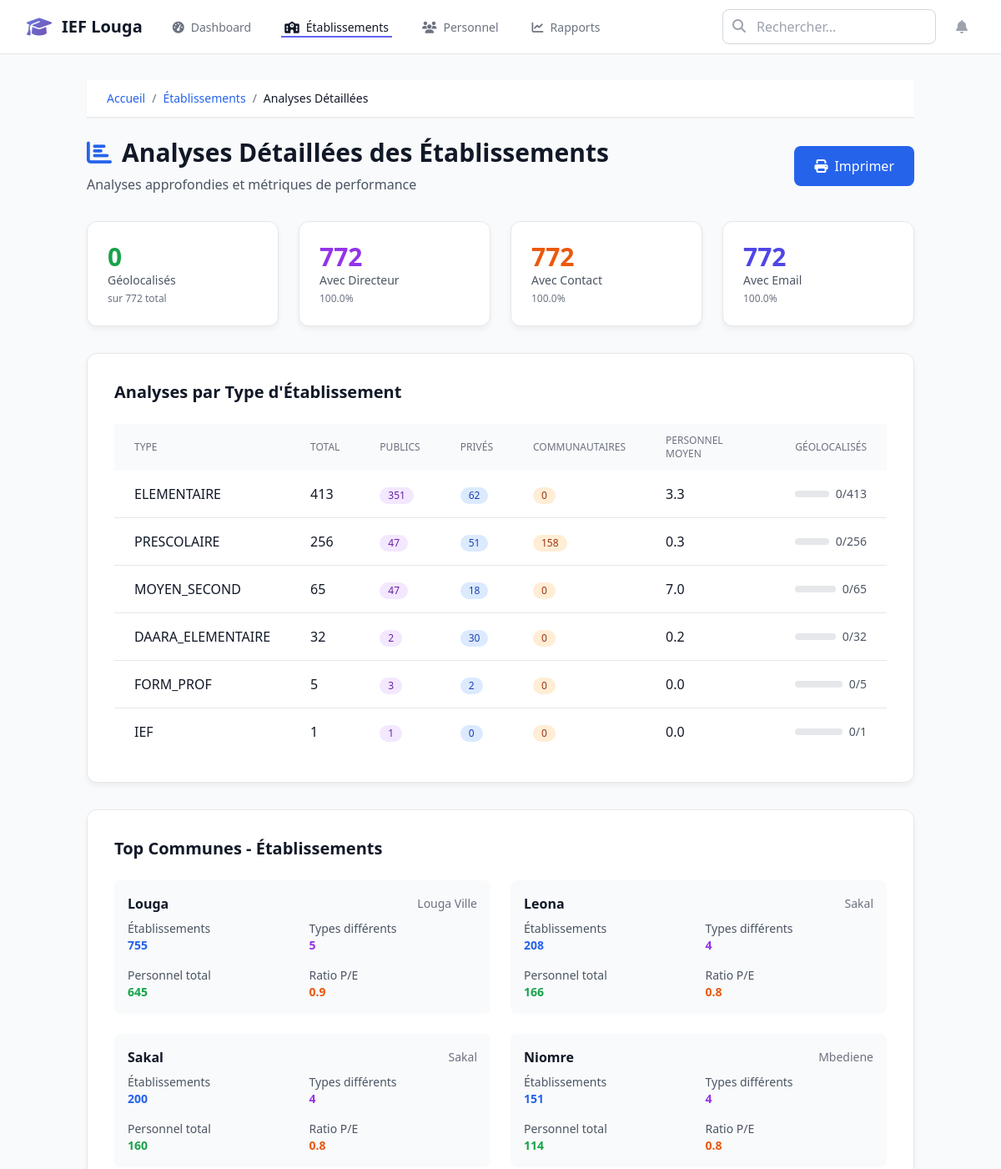
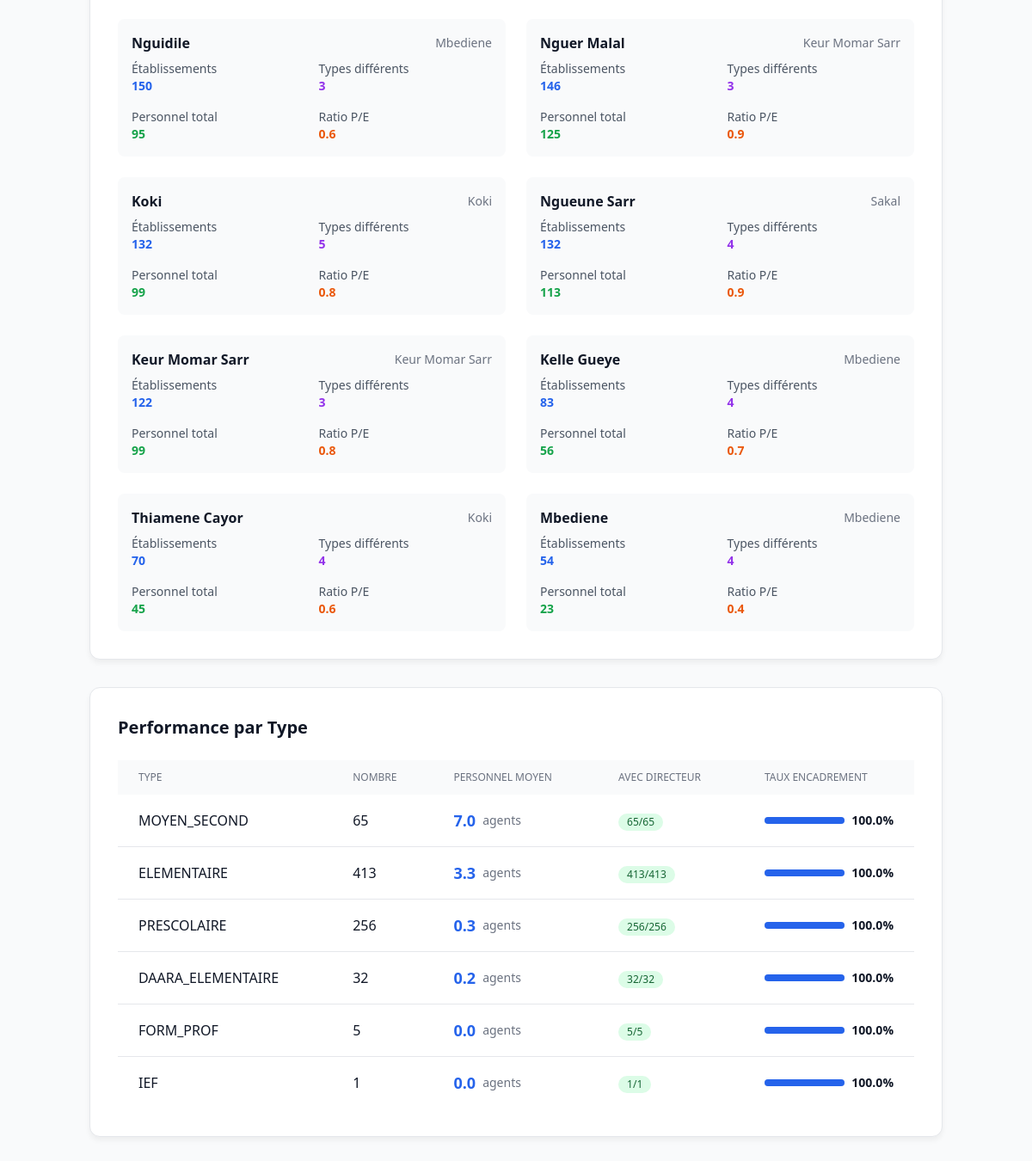
Screenshot of /etablissements/analytics with the database file from the repository (2 pictures, top to bottom).
### app/__init__.py (models this page shows)
class Commune(db.Model):
    __tablename__ = 'communes'
    id = db.Column(db.Integer, primary_key=True)
    nom = db.Column(db.String(100), nullable=False, unique=True)
    arrondissement = db.Column(db.String(100))
    departement = db.Column(db.String(100), default='LOUGA')
    created_at = db.Column(db.DateTime, default=datetime.utcnow)
    etablissements = db.relationship('Etablissement', backref='commune_obj', lazy='dynamic')

### app/blueprints/etablissements.py (the view)
@etablissements_bp.route('/analytics')
def analytics():
    analyses_type = execute_query("""
        SELECT
            type_etablissement,
            COUNT(*) as total,
            COUNT(CASE WHEN statut LIKE '%Public%' THEN 1 END) as publics,
            COUNT(CASE WHEN statut LIKE '%Privé%' THEN 1 END) as prives,
            COUNT(CASE WHEN statut LIKE '%Com_Ass%' THEN 1 END) as communautaires,
            AVG((SELECT COUNT(*) FROM personnel p WHERE p.etablissement_id = e.id)) as personnel_moyen,
            COUNT(CASE WHEN coordonnees_x IS NOT NULL THEN 1 END) as geolocalises
        FROM etablissements e
        WHERE type_etablissement IS NOT NULL
        GROUP BY type_etablissement
        ORDER BY total DESC
    """)
    analyses_commune = execute_query("""
        SELECT
            c.nom as commune,
            c.arrondissement,
            COUNT(e.id) as total_etablissements,
            COUNT(DISTINCT e.type_etablissement) as types_differents,
            COUNT(p.id) as total_personnel,
            ROUND(CAST(COUNT(p.id) AS FLOAT) / NULLIF(COUNT(e.id), 0), 1) as ratio_personnel_etablissement
        FROM communes c
        LEFT JOIN etablissements e ON c.id = e.commune_id
        LEFT JOIN personnel p ON e.id = p.etablissement_id
        GROUP BY c.id, c.nom, c.arrondissement
        HAVING total_etablissements > 0
        ORDER BY total_etablissements DESC
    """)
    geo_analyse = execute_query_single("""
        SELECT
            COUNT(*) as total,
            COUNT(CASE WHEN coordonnees_x IS NOT NULL THEN 1 END) as avec_coordonnees,
            COUNT(CASE WHEN directeur IS NOT NULL AND directeur != '' THEN 1 END) as avec_directeur,
            COUNT(CASE WHEN contact_1 IS NOT NULL AND contact_1 != '' THEN 1 END) as avec_contact,
            COUNT(CASE WHEN email_directeur IS NOT NULL AND email_directeur != '' THEN 1 END) as avec_email
        FROM etablissements
    """)
    performance_type = execute_query("""
        SELECT
            type_etablissement,
            COUNT(*) as nombre,
            AVG((SELECT COUNT(*) FROM personnel p WHERE p.etablissement_id = e.id)) as personnel_moyen,
            COUNT(CASE WHEN directeur IS NOT NULL THEN 1 END) as avec_directeur,
            ROUND(COUNT(CASE WHEN directeur IS NOT NULL THEN 1 END) * 100.0 / COUNT(*), 1) as taux_encadrement
        FROM etablissements e
        WHERE type_etablissement IS NOT NULL
        GROUP BY type_etablissement
        ORDER BY personnel_moyen DESC
    """)
    return render_template('etablissements/analytics.html',
                         analyses_type=analyses_type,
                         analyses_commune=analyses_commune,
                         geo_analyse=geo_analyse,
                         performance_type=performance_type)

### app/templates/etablissements/analytics.html (shortened to what this page needs)
{% extends "base.html" %}
{% block content %}
<div class="container mx-auto px-4 py-8">
    <div class="mb-8">
        <nav class="bg-white shadow-sm border-b mb-6" aria-label="Breadcrumb">
            <div class="px-6 py-3">
                <ol class="flex items-center space-x-2 text-sm">
                    <li><a href="{{ url_for('main.index') }}" class="text-blue-600 hover:text-blue-800">Accueil</a></li>
                    <li class="text-gray-500">/</li>
                    <li><a href="{{ url_for('etablissements.index') }}" class="text-blue-600 hover:text-blue-800">Établissements</a></li>
                    <li class="text-gray-500">/</li>
                    <li class="text-gray-900 font-medium">Analyses Détaillées</li>
                </ol>
            </div>
        </nav>
        <div class="flex items-center justify-between">
            <div>
                <h1 class="text-3xl font-bold text-gray-900 flex items-center">
                    <i class="fas fa-chart-bar mr-3 text-blue-600"></i>
                    Analyses Détaillées des Établissements
                </h1>
                <p class="text-gray-600 mt-2">Analyses approfondies et métriques de performance</p>
            </div>
            <button onclick="window.print()" class="bg-blue-600 hover:bg-blue-700 text-white px-6 py-3 rounded-lg flex items-center">
                <i class="fas fa-print mr-2"></i>
                Imprimer
            </button>
        </div>
    </div>
    <div class="grid grid-cols-1 md:grid-cols-4 gap-6 mb-8">
        <div class="metric-widget">
            <div class="text-3xl font-bold text-green-600">{{ geo_analyse.avec_coordonnees }}</div>
            <div class="text-sm text-gray-600">Géolocalisés</div>
            <div class="text-xs text-gray-500 mt-1">sur {{ geo_analyse.total }} total</div>
        </div>
        <div class="metric-widget">
            <div class="text-3xl font-bold text-purple-600">{{ geo_analyse.avec_directeur }}</div>
            <div class="text-sm text-gray-600">Avec Directeur</div>
            <div class="text-xs text-gray-500 mt-1">{{ "%.1f"|format((geo_analyse.avec_directeur * 100.0 / geo_analyse.total) if geo_analyse.total > 0 else 0) }}%</div>
        </div>
        <div class="metric-widget">
            <div class="text-3xl font-bold text-orange-600">{{ geo_analyse.avec_contact }}</div>
            <div class="text-sm text-gray-600">Avec Contact</div>
            <div class="text-xs text-gray-500 mt-1">{{ "%.1f"|format((geo_analyse.avec_contact * 100.0 / geo_analyse.total) if geo_analyse.total > 0 else 0) }}%</div>
        </div>
        <div class="metric-widget">
            <div class="text-3xl font-bold text-indigo-600">{{ geo_analyse.avec_email }}</div>
            <div class="text-sm text-gray-600">Avec Email</div>
            <div class="text-xs text-gray-500 mt-1">{{ "%.1f"|format((geo_analyse.avec_email * 100.0 / geo_analyse.total) if geo_analyse.total > 0 else 0) }}%</div>
        </div>
    </div>
    <div class="chart-container mb-8">
        <h2 class="text-xl font-semibold text-gray-900 mb-6">Analyses par Type d'Établissement</h2>
        <div class="overflow-x-auto">
            <table class="min-w-full">
                <thead class="bg-gray-50">
                    <tr>
                        <th class="px-6 py-3 text-left text-xs font-medium text-gray-500 uppercase">Type</th>
                        <th class="px-6 py-3 text-left text-xs font-medium text-gray-500 uppercase">Total</th>
                        <th class="px-6 py-3 text-left text-xs font-medium text-gray-500 uppercase">Publics</th>
                        <th class="px-6 py-3 text-left text-xs font-medium text-gray-500 uppercase">Privés</th>
                        <th class="px-6 py-3 text-left text-xs font-medium text-gray-500 uppercase">Communautaires</th>
                        <th class="px-6 py-3 text-left text-xs font-medium text-gray-500 uppercase">Personnel Moyen</th>
                        <th class="px-6 py-3 text-left text-xs font-medium text-gray-500 uppercase">Géolocalisés</th>
                    </tr>
                </thead>
                <tbody class="divide-y divide-gray-200">
                    {% for analyse in analyses_type %}
                    <tr class="hover:bg-gray-50">
                        <td class="px-6 py-4 font-medium text-gray-900">{{ analyse.type_etablissement }}</td>
                        <td class="px-6 py-4 text-gray-900">{{ analyse.total }}</td>
                        <td class="px-6 py-4">
                            <span class="inline-flex items-center px-2.5 py-0.5 rounded-full text-xs font-medium bg-purple-100 text-purple-800">
                                {{ analyse.publics }}
                            </span>
                        </td>
                        <td class="px-6 py-4">
                            <span class="inline-flex items-center px-2.5 py-0.5 rounded-full text-xs font-medium bg-blue-100 text-blue-800">
                                {{ analyse.prives }}
                            </span>
                        </td>
                        <td class="px-6 py-4">
                            <span class="inline-flex items-center px-2.5 py-0.5 rounded-full text-xs font-medium bg-orange-100 text-orange-800">
                                {{ analyse.communautaires }}
                            </span>
                        </td>
                        <td class="px-6 py-4 text-gray-900">{{ "%.1f"|format(analyse.personnel_moyen or 0) }}</td>
                        <td class="px-6 py-4">
                            <div class="flex items-center">
                                <div class="flex-1 bg-gray-200 rounded-full h-2 mr-2">
                                </div>
                                <span class="text-sm text-gray-600">{{ analyse.geolocalises }}/{{ analyse.total }}</span>
                            </div>
                        </td>
                    </tr>
                    {% endfor %}
                </tbody>
            </table>
        </div>
    </div>
    <div class="chart-container mb-8">
        <h2 class="text-xl font-semibold text-gray-900 mb-6">Top Communes - Établissements</h2>
        <div class="grid grid-cols-1 lg:grid-cols-2 gap-6">
            {% for commune in analyses_commune[:12] %}
            <div class="bg-gray-50 rounded-lg p-4">
                <div class="flex items-center justify-between mb-2">
                    <h3 class="font-semibold text-gray-900">{{ commune.commune }}</h3>
                    <span class="text-sm text-gray-500">{{ commune.arrondissement }}</span>
                </div>
                <div class="grid grid-cols-2 gap-4 text-sm">
                    <div>
                        <div class="text-gray-600">Établissements</div>
                        <div class="font-bold text-blue-600">{{ commune.total_etablissements }}</div>
                    </div>
                    <div>
                        <div class="text-gray-600">Types différents</div>
                        <div class="font-bold text-purple-600">{{ commune.types_differents }}</div>
                    </div>
                    <div>
                        <div class="text-gray-600">Personnel total</div>
                        <div class="font-bold text-green-600">{{ commune.total_personnel }}</div>
                    </div>
                    <div>
                        <div class="text-gray-600">Ratio P/E</div>
                        <div class="font-bold text-orange-600">{{ commune.ratio_personnel_etablissement or "N/A" }}</div>
                    </div>
                </div>
            </div>
            {% endfor %}
        </div>
    </div>
    <div class="chart-container">
        <h2 class="text-xl font-semibold text-gray-900 mb-6">Performance par Type</h2>
        <div class="overflow-x-auto">
            <table class="min-w-full">
                <thead class="bg-gray-50">
                    <tr>
                        <th class="px-6 py-3 text-left text-xs font-medium text-gray-500 uppercase">Type</th>
                        <th class="px-6 py-3 text-left text-xs font-medium text-gray-500 uppercase">Nombre</th>
                        <th class="px-6 py-3 text-left text-xs font-medium text-gray-500 uppercase">Personnel Moyen</th>
                        <th class="px-6 py-3 text-left text-xs font-medium text-gray-500 uppercase">Avec Directeur</th>
                        <th class="px-6 py-3 text-left text-xs font-medium text-gray-500 uppercase">Taux Encadrement</th>
                    </tr>
                </thead>
                <tbody class="divide-y divide-gray-200">
                    {% for perf in performance_type %}
                    <tr class="hover:bg-gray-50">
                        <td class="px-6 py-4 font-medium text-gray-900">{{ perf.type_etablissement }}</td>
                        <td class="px-6 py-4 text-gray-900">{{ perf.nombre }}</td>
                        <td class="px-6 py-4">
                            <div class="flex items-center">
                                <div class="text-lg font-bold text-blue-600 mr-2">{{ "%.1f"|format(perf.personnel_moyen or 0) }}</div>
                                <div class="text-sm text-gray-500">agents</div>
                            </div>
                        </td>
                        <td class="px-6 py-4">
                            <span class="inline-flex items-center px-2.5 py-0.5 rounded-full text-xs font-medium bg-green-100 text-green-800">
                                {{ perf.avec_directeur }}/{{ perf.nombre }}
                            </span>
                        </td>
                        <td class="px-6 py-4">
                            <div class="flex items-center">
                                <div class="flex-1 bg-gray-200 rounded-full h-2 mr-2">
                                    <div class="bg-blue-600 h-2 rounded-full" style="width: {{ perf.taux_encadrement }}%"></div>
                                </div>
                                <span class="text-sm font-semibold text-gray-900">{{ perf.taux_encadrement }}%</span>
                            </div>
                        </td>
                    </tr>
                    {% endfor %}
                </tbody>
            </table>
        </div>
    </div>
</div>
{% endblock %}

### rows the page displays
Commune: commune "Louga", arrondissement "Louga Ville", total_etablissements "755", types_differents "5", total_personnel "645", ratio_personnel_etablissement "0.9"
Commune: commune "Leona", arrondissement "Sakal", total_etablissements "208", types_differents "4", total_personnel "166", ratio_personnel_etablissement "0.8"
Commune: commune "Sakal", arrondissement "Sakal", total_etablissements "200", types_differents "4", total_personnel "160", ratio_personnel_etablissement "0.8"
Commune: commune "Niomre", arrondissement "Mbediene", total_etablissements "151", types_differents "4", total_personnel "114", ratio_personnel_etablissement "0.8"
Commune: commune "Nguidile", arrondissement "Mbediene", total_etablissements "150", types_differents "3", total_personnel "95", ratio_personnel_etablissement "0.6"
Commune: commune "Nguer Malal", arrondissement "Keur Momar Sarr", total_etablissements "146", types_differents "3", total_personnel "125", ratio_personnel_etablissement "0.9"
Commune: commune "Koki", arrondissement "Koki", total_etablissements "132", types_differents "5", total_personnel "99", ratio_personnel_etablissement "0.8"
Commune: commune "Ngueune Sarr", arrondissement "Sakal", total_etablissements "132", types_differents "4", total_personnel "113", ratio_personnel_etablissement "0.9"
Commune: commune "Keur Momar Sarr", arrondissement "Keur Momar Sarr", total_etablissements "122", types_differents "3", total_personnel "99", ratio_personnel_etablissement "0.8"
Commune: commune "Kelle Gueye", arrondissement "Mbediene", total_etablissements "83", types_differents "4", total_personnel "56", ratio_personnel_etablissement "0.7"
Commune: commune "Thiamene Cayor", arrondissement "Koki", total_etablissements "70", types_differents "4", total_personnel "45", ratio_personnel_etablissement "0.6"
Commune: commune "Mbediene", arrondissement "Mbediene", total_etablissements "54", types_differents "4", total_personnel "23", ratio_personnel_etablissement "0.4"

### other values shown
{{ geo_analyse.avec_coordonnees }} "0"
{{ geo_analyse.total }} "772"
{{ geo_analyse.avec_directeur }} "772"
{{ geo_analyse.avec_contact }} "772"
{{ geo_analyse.avec_email }} "772"
{{ analyse.type_etablissement }} "ELEMENTAIRE" "PRESCOLAIRE" "MOYEN_SECOND" "DAARA_ELEMENTAIRE" "FORM_PROF" "IEF"
{{ analyse.total }} "413" "256" "65" "32" "5" "1"
{{ analyse.publics }} "351" "47" "47" "2" "3" "1"
{{ analyse.prives }} "62" "51" "18" "30" "2" "0"
{{ analyse.communautaires }} "0" "158" "0" "0" "0" "0"
{{ "%.1f"|format(analyse.personnel_moyen or 0) }} "3.3" "0.3" "7.0" "0.2" "0.0" "0.0"
{{ analyse.geolocalises }} "0" "0" "0" "0" "0" "0"
{{ perf.type_etablissement }} "MOYEN_SECOND" "ELEMENTAIRE" "PRESCOLAIRE" "DAARA_ELEMENTAIRE" "FORM_PROF" "IEF"
{{ perf.nombre }} "65" "413" "256" "32" "5" "1"
{{ "%.1f"|format(perf.personnel_moyen or 0) }} "7.0" "3.3" "0.3" "0.2" "0.0" "0.0"
